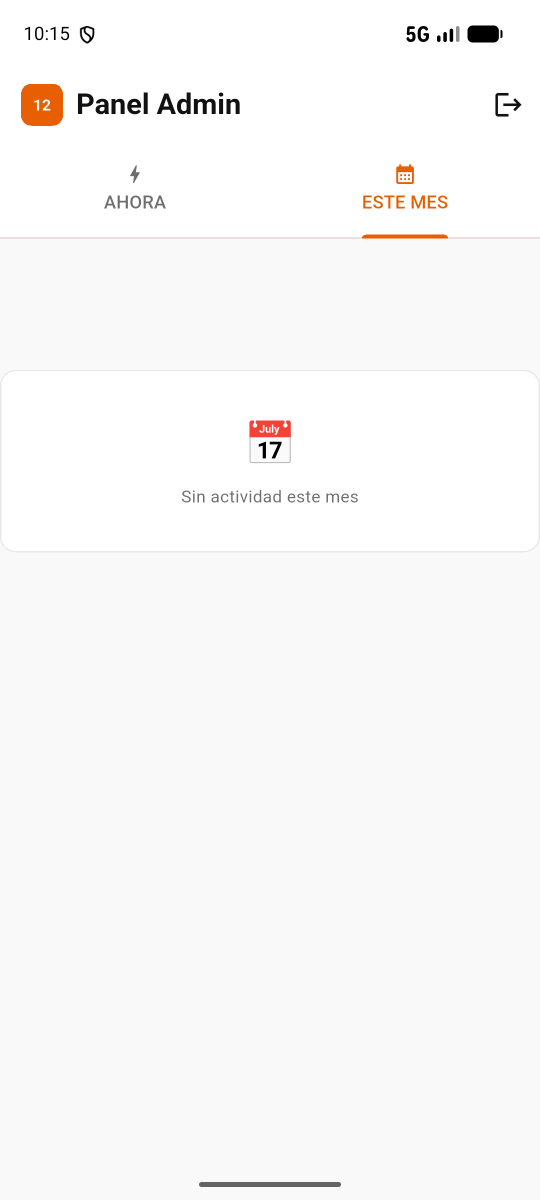
#> input picture flutter-app/flutter_01.png, 1080 x 2400 px (shown at 1/2 size)
$ python -i ticket_service.py   (imports and definitions only)
#> lines starting #> are read from the running program, lines starting #| are printed output that depends on the picture; after the words box and inside, x2 and y2 are one past the last pixel; in counts of white or black regions, pixels touching at a corner belong together
"""
Generador de tickets para impresora térmica.

Usa comandos ESC/POS — el estándar de facto para impresoras térmicas.
Soporta logo bitmap opcional al inicio del ticket (Pillow → GS v 0).
"""

import os
from dataclasses import dataclass
from datetime import datetime
from typing import Optional

from PIL import Image


# ── Comandos ESC/POS ─────────────────────────────────────────
ESC = b'\x1b'
GS  = b'\x1d'

CMD_INIT           = ESC + b'@'           # Inicializar impresora
CMD_CODEPAGE_CP858 = ESC + b't\x13'       # Página de códigos CP858 (Euro + acentos ES)
CMD_ALIGN_LEFT     = ESC + b'a\x00'       # Alinear izquierda
CMD_ALIGN_CENTER   = ESC + b'a\x01'       # Alinear centrado
CMD_ALIGN_RIGHT    = ESC + b'a\x02'       # Alinear derecha
CMD_BOLD_ON        = ESC + b'E\x01'       # Negrita activa
CMD_BOLD_OFF       = ESC + b'E\x00'       # Negrita desactiva
CMD_FONT_BIG       = GS  + b'!\x11'       # Doble alto + ancho
CMD_FONT_NORMAL    = GS  + b'!\x00'       # Tamaño normal
CMD_FONT_DOUBLE_H  = GS  + b'!\x01'       # Doble alto
CMD_CUT            = GS  + b'V\x41\x03'   # Corte parcial (deja hilo)
CMD_FEED_LINE      = b'\n'

TICKET_WIDTH      = 32   # Caracteres por línea (Excelvan modo 58mm)
LOGO_ANCHO_DOTS   = 256  # Ancho del logo en dots
LOGO_ALTO_MAX_DOTS = 400 # Límite de alto para no pasarse


# ── LOGO (bitmap ESC/POS) ────────────────────────────────────

def _logo_a_bitmap_escpos(logo_path: str, ancho_dots: int = LOGO_ANCHO_DOTS):
    """Carga un PNG, lo convierte a bitmap 1-bit y devuelve (datos, ancho, alto)."""
#> called with logo_path = '../../../flutter-app/flutter_01.png', ancho_dots = 256
    if not logo_path or not os.path.exists(logo_path):
        return None, 0, 0
    try:
        img = Image.open(logo_path)
#> img is the input picture: PIL image 1080x2400 RGBA; mean R, G, B, A 249.4, 248.7, 248.3, 255

        if img.mode in ('RGBA', 'LA', 'P'):
            img = img.convert('RGBA')
            fondo = Image.new('RGB', img.size, (255, 255, 255))
#> fondo: PIL image 1080x2400 RGB; every value is 255
            fondo.paste(img, mask=img.split()[-1])
            img = fondo
        else:
            img = img.convert('RGB')

        img = img.convert('L')
#> img: PIL image 1080x2400 L

        w, h = img.size
#> w = 1080; h = 2400
        ratio = h / w
#> ratio = 2.22
        nuevo_alto = int(ancho_dots * ratio)
#> nuevo_alto = 568

        if nuevo_alto > LOGO_ALTO_MAX_DOTS:
            nuevo_alto = LOGO_ALTO_MAX_DOTS
            nuevo_ancho = int(nuevo_alto / ratio)
#> nuevo_ancho = 180
            img = img.resize((nuevo_ancho, nuevo_alto), Image.LANCZOS)
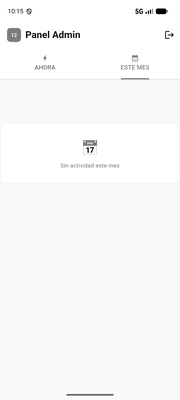
#> img: PIL image 180x400 L; min 0, max 255, mean 248.8
        else:
            img = img.resize((ancho_dots, nuevo_alto), Image.LANCZOS)

        img = img.point(lambda x: 255 if x > 200 else 0, 'L').convert('1')
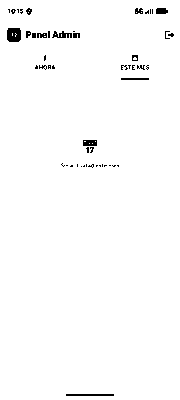
#> img: PIL image 180x400 1; 98.5% white; 51 black regions (36 under 20 px), largest, box (x1, y1, x2, y2) and area: (7, 28, 21, 42) 179, (66, 394, 114, 396) 96, (52, 31, 72, 38) 84

        ancho_real, alto_real = img.size
#> ancho_real = 180; alto_real = 400
        ancho_bytes = (ancho_real + 7) // 8
#> ancho_bytes = 23

        px = img.load()
        data = bytearray(ancho_bytes * alto_real)
        for y in range(alto_real):
            offset = y * ancho_bytes
            for x in range(ancho_real):
                if px[x, y] == 0:
                    data[offset + (x // 8)] |= (0x80 >> (x % 8))

        return bytes(data), ancho_real, alto_real
    except Exception:
        return None, 0, 0


# [17 lines left out: function _comando_logo_escpos, not called in this run]


# ── DATOS DEL TICKET ─────────────────────────────────────────

@dataclass
class DatosTicket:
    # Academia
    nombre_academia: str
    cif:             str
    direccion:       str
    telefono:        str

    # Cobro
    cobro_id:        int
    fecha:           datetime
    alumno_nombre:   str

    # Líneas de detalle
    lineas: list[dict]

    # Totales
    subtotal:                float
    descuento_hermano_pct:   float = 0.0
    descuento_extra_pct:     float = 0.0
    descuento_extra_importe: float = 0.0
    total:                   float = 0.0

    # Formas de pago
    formas_pago: list[dict] = None

    # 👇 NUEVO: entregado y vuelta
    entregado: Optional[float] = None
    vuelta:    float = 0.0

    # Opcionales
    notas:     Optional[str] = None
    anulado:   bool = False
    logo_path: Optional[str] = None


# ── Helpers ──────────────────────────────────────────────────

def _linea(texto: str, ancho: int = TICKET_WIDTH) -> str:
    return texto[:ancho].ljust(ancho)


def _separador(char: str = '-', ancho: int = TICKET_WIDTH) -> str:
    return char * ancho


# [4 lines left out: function _dos_columnas, not called in this run]


def _formatear_importe(valor: float, signo: bool = False) -> str:
    prefijo = '-' if valor < 0 else ('+' if signo and valor > 0 else '')
    return f"{prefijo}{abs(valor):.2f}EUR"


# ── GENERADOR PRINCIPAL ──────────────────────────────────────

# [230 lines left out: functions generar_ticket_bytes, generar_ticket_texto, not called in this run]

>>> result = _logo_a_bitmap_escpos('../../../flutter-app/flutter_01.png')
